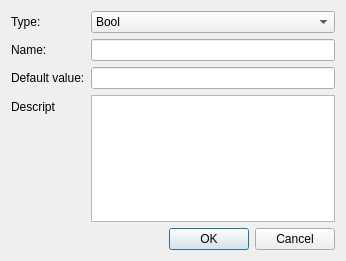
<?xml version="1.0" encoding="UTF-8"?>
<ui version="4.0">
 <class>LReportParametereDialog</class>
 <widget class="QDialog" name="LReportParametereDialog">
  <property name="geometry">
   <rect>
    <x>0</x>
    <y>0</y>
    <width>346</width>
    <height>261</height>
   </rect>
  </property>
  <property name="windowTitle">
   <string>Add parametere</string>
  </property>
  <property name="modal">
   <bool>true</bool>
  </property>
  <layout class="QVBoxLayout" name="verticalLayout">
   <item>
    <layout class="QFormLayout" name="formLayout">
     <property name="labelAlignment">
      <set>Qt::AlignLeading|Qt::AlignLeft|Qt::AlignVCenter</set>
     </property>
     <item row="0" column="0">
      <widget class="QLabel" name="label_2">
       <property name="text">
        <string>Type:</string>
       </property>
      </widget>
     </item>
     <item row="0" column="1">
      <widget class="QComboBox" name="comboBoxType">
       <item>
        <property name="text">
         <string>Bool</string>
        </property>
       </item>
       <item>
        <property name="text">
         <string>Int</string>
        </property>
       </item>
       <item>
        <property name="text">
         <string>String</string>
        </property>
       </item>
       <item>
        <property name="text">
         <string>Date</string>
        </property>
       </item>
       <item>
        <property name="text">
         <string>Time</string>
        </property>
       </item>
       <item>
        <property name="text">
         <string>DateTime</string>
        </property>
       </item>
       <item>
        <property name="text">
         <string>Url</string>
        </property>
       </item>
       <item>
        <property name="text">
         <string>UInt</string>
        </property>
       </item>
       <item>
        <property name="text">
         <string>LongLong</string>
        </property>
       </item>
       <item>
        <property name="text">
         <string>ULongLong</string>
        </property>
       </item>
       <item>
        <property name="text">
         <string>Double</string>
        </property>
       </item>
       <item>
        <property name="text">
         <string>Char</string>
        </property>
       </item>
       <item>
        <property name="text">
         <string>Map</string>
        </property>
       </item>
       <item>
        <property name="text">
         <string>List</string>
        </property>
       </item>
       <item>
        <property name="text">
         <string>StringList</string>
        </property>
       </item>
       <item>
        <property name="text">
         <string>ByteArray</string>
        </property>
       </item>
       <item>
        <property name="text">
         <string>BitArray</string>
        </property>
       </item>
       <item>
        <property name="text">
         <string>Locale</string>
        </property>
       </item>
       <item>
        <property name="text">
         <string>Rect</string>
        </property>
       </item>
       <item>
        <property name="text">
         <string>RectF</string>
        </property>
       </item>
       <item>
        <property name="text">
         <string>Size</string>
        </property>
       </item>
       <item>
        <property name="text">
         <string>SizeF</string>
        </property>
       </item>
       <item>
        <property name="text">
         <string>Line</string>
        </property>
       </item>
       <item>
        <property name="text">
         <string>LineF</string>
        </property>
       </item>
       <item>
        <property name="text">
         <string>Point</string>
        </property>
       </item>
       <item>
        <property name="text">
         <string>PointF</string>
        </property>
       </item>
       <item>
        <property name="text">
         <string>RegExp</string>
        </property>
       </item>
       <item>
        <property name="text">
         <string>RegularExpression</string>
        </property>
       </item>
       <item>
        <property name="text">
         <string>Hash</string>
        </property>
       </item>
       <item>
        <property name="text">
         <string>EasingCurve</string>
        </property>
       </item>
       <item>
        <property name="text">
         <string>Uuid</string>
        </property>
       </item>
       <item>
        <property name="text">
         <string>ModelIndex</string>
        </property>
       </item>
       <item>
        <property name="text">
         <string>PersistentModelIndex</string>
        </property>
       </item>
       <item>
        <property name="text">
         <string>Font</string>
        </property>
       </item>
       <item>
        <property name="text">
         <string>Pixmap</string>
        </property>
       </item>
       <item>
        <property name="text">
         <string>Brush</string>
        </property>
       </item>
       <item>
        <property name="text">
         <string>Color</string>
        </property>
       </item>
       <item>
        <property name="text">
         <string>Palette</string>
        </property>
       </item>
       <item>
        <property name="text">
         <string>Image</string>
        </property>
       </item>
       <item>
        <property name="text">
         <string>Polygon</string>
        </property>
       </item>
       <item>
        <property name="text">
         <string>Region</string>
        </property>
       </item>
       <item>
        <property name="text">
         <string>Bitmap</string>
        </property>
       </item>
       <item>
        <property name="text">
         <string>Cursor</string>
        </property>
       </item>
       <item>
        <property name="text">
         <string>KeySequence</string>
        </property>
       </item>
       <item>
        <property name="text">
         <string>Pen</string>
        </property>
       </item>
       <item>
        <property name="text">
         <string>TextLength</string>
        </property>
       </item>
       <item>
        <property name="text">
         <string>TextFormat</string>
        </property>
       </item>
       <item>
        <property name="text">
         <string>Matrix</string>
        </property>
       </item>
       <item>
        <property name="text">
         <string>Transform</string>
        </property>
       </item>
       <item>
        <property name="text">
         <string>Matrix4x4</string>
        </property>
       </item>
       <item>
        <property name="text">
         <string>Vector2D</string>
        </property>
       </item>
       <item>
        <property name="text">
         <string>Vector3D</string>
        </property>
       </item>
       <item>
        <property name="text">
         <string>Vector4D</string>
        </property>
       </item>
       <item>
        <property name="text">
         <string>Quaternion</string>
        </property>
       </item>
       <item>
        <property name="text">
         <string>PolygonF</string>
        </property>
       </item>
       <item>
        <property name="text">
         <string>Icon</string>
        </property>
       </item>
       <item>
        <property name="text">
         <string>SizePolicy</string>
        </property>
       </item>
      </widget>
     </item>
     <item row="1" column="0">
      <widget class="QLabel" name="label">
       <property name="text">
        <string>Name:</string>
       </property>
      </widget>
     </item>
     <item row="1" column="1">
      <widget class="QLineEdit" name="lineEditName"/>
     </item>
     <item row="2" column="0">
      <widget class="QLabel" name="label_3">
       <property name="text">
        <string>Default value:</string>
       </property>
      </widget>
     </item>
     <item row="2" column="1">
      <widget class="QLineEdit" name="lineEditDefValue"/>
     </item>
     <item row="3" column="0">
      <widget class="QLabel" name="label_4">
       <property name="text">
        <string>Descript</string>
       </property>
      </widget>
     </item>
     <item row="3" column="1">
      <widget class="QPlainTextEdit" name="plainTextEditDescript"/>
     </item>
    </layout>
   </item>
   <item>
    <widget class="QDialogButtonBox" name="buttonBox">
     <property name="orientation">
      <enum>Qt::Horizontal</enum>
     </property>
     <property name="standardButtons">
      <set>QDialogButtonBox::Cancel|QDialogButtonBox::Ok</set>
     </property>
    </widget>
   </item>
  </layout>
 </widget>
 <resources/>
 <connections>
  <connection>
   <sender>buttonBox</sender>
   <signal>rejected()</signal>
   <receiver>LReportParametereDialog</receiver>
   <slot>reject()</slot>
   <hints>
    <hint type="sourcelabel">
     <x>325</x>
     <y>251</y>
    </hint>
    <hint type="destinationlabel">
     <x>286</x>
     <y>274</y>
    </hint>
   </hints>
  </connection>
 </connections>
</ui>
